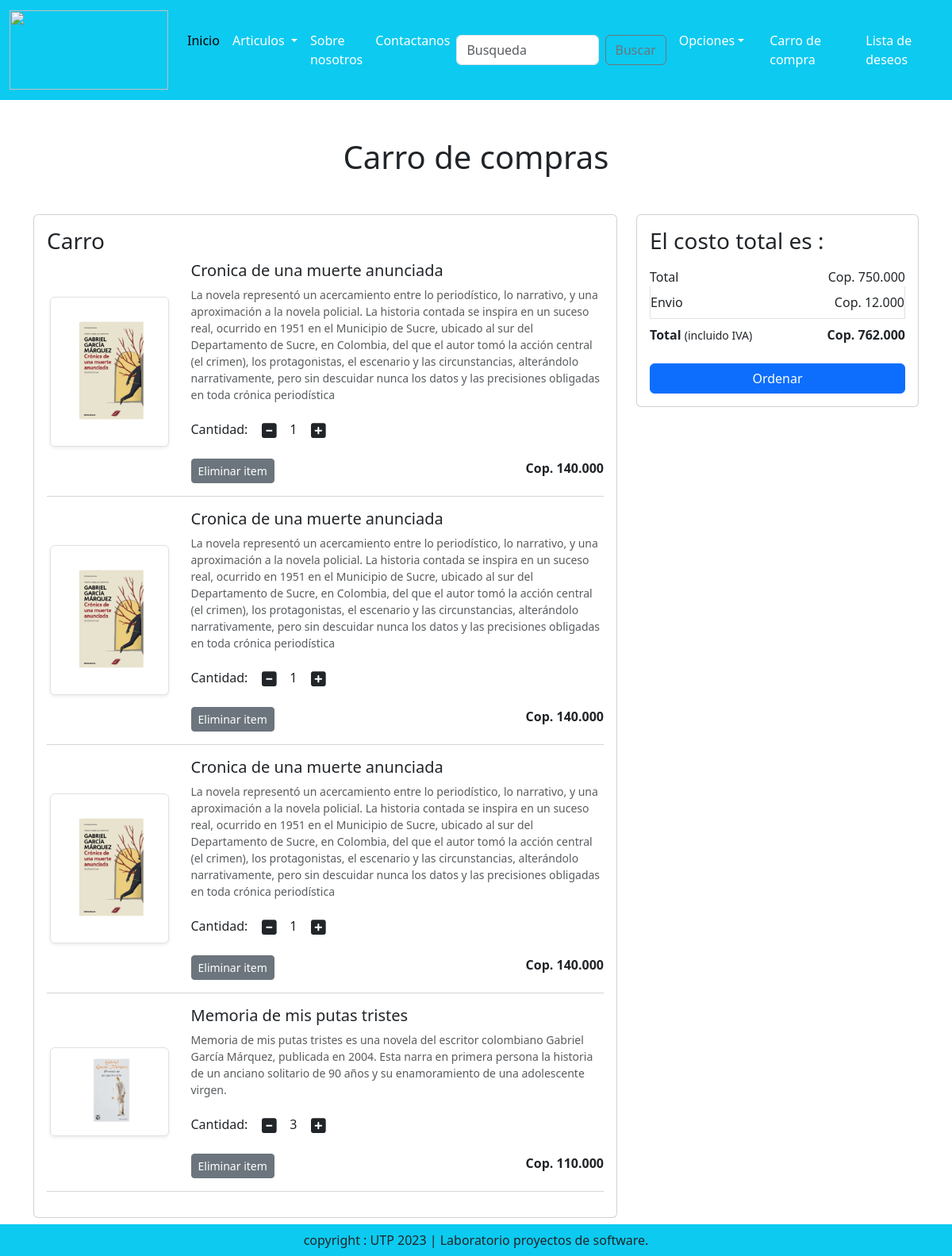
The app's page /cart/ (signed in) with its own data.
### app/models.py (models this page shows, shortened)
class Cart(models.Model):
    user = models.ForeignKey(User,on_delete=models.CASCADE)
    product = models.ForeignKey(Product,on_delete=models.CASCADE)
    quantity = models.PositiveIntegerField(default=1)

class Product(models.Model):
    titulo = models.CharField(max_length=100)
    autor = models.CharField(max_length=100)
    ano_publicacion= models.CharField(max_length=100)
    genero = models.CharField(max_length=100)
    paginas = models.CharField(max_length=100)
    editorial = models.CharField(max_length=100)
    issn = models.CharField(max_length=100)
    idioma = models.CharField(max_length=100)
    fecha_publi = models.CharField(max_length=100)
    estado = models.CharField(choices=ESTADO, max_length=2)
    descripcion = models.TextField()
    precio = models.DecimalField(max_digits=1000000, decimal_places=3)
    descuento = models.DecimalField(max_digits=1000000, decimal_places=3)
    categoria = models.CharField(choices=CATEGORY_CHOICE, max_length=3)
    imagen_producto = models.ImageField(upload_to = 'product')

### app/views.py (the view)
# urls.py: path('cart/', views.show_cart, name='showcart'),
def show_cart(request):
    user = request.user
    cart = Cart.objects.filter(user=user)
    amount = 0
    for p in cart:
         value = p.quantity * p.product.descuento
         amount =amount + value
    totalamount = amount+12
    amount =totalamount-12
    return render(request, 'app/addtocart.html',locals())

### app/templates/app/addtocart.html (shortened to what this page needs)
{% extends 'app/base.html' %}
{% load static %}
{% block main-content %}
  <div class = "container my-5">
    <div class="row">
      {% if cart %}
          <h1 class="text-center mb-5"> Carro de compras</h1>
          <div class="col-sm-8">
            <div class="card">
              <div class="card-body">
                <h3>Carro</h3>
                {% for item in cart %}
                    <div class="row">
                      <div class="col-sm-3 text-center align-self-center">
                        <img src="{{item.product.imagen_producto.url}}" alt="" srcset="" class="img-fluid img-thumbnail shadow-sm" height="150" width="150">
                      </div>
                      <div class="col-sm-9">
                        <div>
                          <h5>{{item.product.titulo}}</h5>
                          <p class="mb-2 text-muted small">
                            {{item.product.descripcion}}
                          </p>
                          <div class="my-3">
                            <label for="quantity">Cantidad:</label>
                            <a class="minus-cart btn" pid={{item.product.id}}>
                              <i class="fas fa-minus-square fa-lg">
                              </i>
                            </a>
                            <span id="quantity">
                              {{item.quantity}}
                            </span>
                            <a class="plus-cart btn" pid={{item.product.id}}>
                              <i class="fas fa-plus-square fa-lg">
                              </i>
                            </a>
                          </div>
                          <div class="d-flex justify-content-between">
                            <a href="#" class="remove-cart btn btn-sm btn-secondary mr-3" pid={{item.product.id}}>Eliminar item</a>
                            <p class="mb-0">
                              <span>
                                <strong>Cop. {{item.product.descuento|floatformat:3}}</strong>
                              </span>
                            </p>
                          </div>
                        </div>
                      </div>
                    </div>
                    <hr class="text-muted">
                {% endfor %}
              </div>
            </div>
          </div>
          <div class="col-sm-4">
            <div class="card">
              <div class="card-body">
                <h3>El costo total es : </h3>
                <ul class="list-group">
                  <li class="list-group-item d-flex justify-content-between align-items-center border-0 px-0 pb-0">Total
                    <span id="amount">Cop. {{amount}}
                    </span>
                  </li>
                  <li class="list-group-item d-flex justify-content-between align-items-center px-0">Envio
                    <span >Cop. 12.000
                    </span>
                  </li>
                  <li class="list-group-item d-flex justify-content-between align-items-center border-0 px-0 mb-3">
                    <div>
                      <strong> Total </strong> <small>(incluido IVA)</small>
                    </div>
                    <span id="totalamount">
                      <strong>Cop. {{totalamount}}
                      </strong>
                    </span>
                  </li>
                </ul>
                <div class="d-grid">
                  <a href="{% url 'checkout' %}" class="btn btn-primary">Ordenar</a>
                </div>
              </div>
            </div>
          </div>
          {% else %}
            <h1 class="text-center mb-5">El carro esta vacio</h1>
      {% endif %}
    </div>
  </div>
{%endblock main-content%}

### app/templates/app/base.html (shortened to what this page needs)
<!DOCTYPE html>
{% load static  %}
<html lang="en">
<head>
    <link href="https://cdn.jsdelivr.net/npm/bootstrap@5.3.1/dist/css/bootstrap.min.css" rel="stylesheet">
    <link rel="stylesheet" href= "{% static 'app/css/owl.carousel.min.css'%}"/>
    <link rel="stylesheet" href= "{% static 'app/css/all.min.css'%}"/>
    <link rel="stylesheet" href= "{% static 'app/css/style.css'%}"/>
</head>
<body>
        <nav class="navbar navbar-expand-lg navbar-blue bg-info">
            <div class="container-fluid">
            <a class="navbar-brand" href="/">
                <img src="{% static "app/images/logo.png" %}" width="200" height="100" />
            </a>
            <div class="collapse navbar-collapse" id="navbarSupportedContent">
                <ul class="navbar-nav me-auto mb-2 mb-lg-0">
                    {% if request.user.is_authenticated %}
                        <li class="nav-item">
                            <a class="nav-link active" aria-current="page" href="/">Inicio</a>
                        </li>
                        <li class="nav-item dropdown">
                        <a class="nav-link text-white dropdown-toggle" href="#" role="button" data-bs-toggle="dropdown" aria-expanded="false">
                            Articulos
                        </a>
                        </li>
                        <li class="nav-item">
                            <a class="nav-link text-white" href="{% url 'about'  %}">Sobre nosotros</a>
                        </li>
                        <li class="nav-item">
                            <a class="nav-link text-white" href="{% url 'contact'  %}">Contactanos</a>
                        </li>
                        </ul>
                        <form class="d-flex" role="search" action ="/search">
                            <input class="form-control me-2" type="search" placeholder="Busqueda" name = "search" aria-label="Search">
                            <button class="btn btn-outline-secondary" type="submit">Buscar</button>
                        </form>
                    </div>
                    <ul class="navbar-nav me-auto mb-2 mb-lg-0">
                        <li class= "nav-item dropdown mx-2">
                            <a class="nav-link dropdown-toggle text-white"href="#" id = "profileDropdown" role="button" data-bs-toggle="dropdown" aria-expanded="false">Opciones</a>
                        </li>
                        <li class="nav-item mx-2">
                            <a href="{% url "showcart" %}" class="nav-link text-white">Carro de compra</a>
                        </li>
                        <li class="nav-item mx-2">
                            <a href="{% url "showwishlist" %}" class="nav-link text-white">Lista de deseos</a>
                        </li>
                    {% endif %}
            </ul>
            </div>
        </nav>
        {% block main-content %}{% endblock main-content %}
        <footer class="container-fluid fixed-bottom bg-info text-center p-2 mt-5">
            copyright : UTP 2023  | Laboratorio proyectos de software.
        </footer>
</body>
</html>

### records on screen
Cart: product.imagen_producto (picture), product.titulo "Cronica de una muerte anunciada", product.descripcion "La novela representó un acercamiento entre lo periodístico, lo narrativo, y una aproximación a la novela policial. La historia contada se inspira en un suceso real, ocurrido en 1951 en el Municipio de Sucre, ubicado al sur del Departamento de Sucre, en Colombia, del que el autor tomó la acción central (el crimen), los protagonistas, el escenario y las circunstancias, alterándolo narrativamente, pero sin descuidar nunca los datos y las precisiones obligadas en toda crónica periodística", quantity "1", product.descuento "140.000"
Cart: product.imagen_producto (picture), product.titulo "Cronica de una muerte anunciada", product.descripcion "La novela representó un acercamiento entre lo periodístico, lo narrativo, y una aproximación a la novela policial. La historia contada se inspira en un suceso real, ocurrido en 1951 en el Municipio de Sucre, ubicado al sur del Departamento de Sucre, en Colombia, del que el autor tomó la acción central (el crimen), los protagonistas, el escenario y las circunstancias, alterándolo narrativamente, pero sin descuidar nunca los datos y las precisiones obligadas en toda crónica periodística", quantity "1", product.descuento "140.000"
Cart: product.imagen_producto (picture), product.titulo "Cronica de una muerte anunciada", product.descripcion "La novela representó un acercamiento entre lo periodístico, lo narrativo, y una aproximación a la novela policial. La historia contada se inspira en un suceso real, ocurrido en 1951 en el Municipio de Sucre, ubicado al sur del Departamento de Sucre, en Colombia, del que el autor tomó la acción central (el crimen), los protagonistas, el escenario y las circunstancias, alterándolo narrativamente, pero sin descuidar nunca los datos y las precisiones obligadas en toda crónica periodística", quantity "1", product.descuento "140.000"
Cart: product.imagen_producto (picture), product.titulo "Memoria de mis putas tristes", product.descripcion "Memoria de mis putas tristes es una novela del escritor colombiano Gabriel García Márquez, publicada en 2004. Esta narra en primera persona la historia de un anciano solitario de 90 años y su enamoramiento de una adolescente virgen.", quantity "3", product.descuento "110.000"

### other values on screen
{{ amount }} "750.000"
{{ totalamount }} "762.000"
